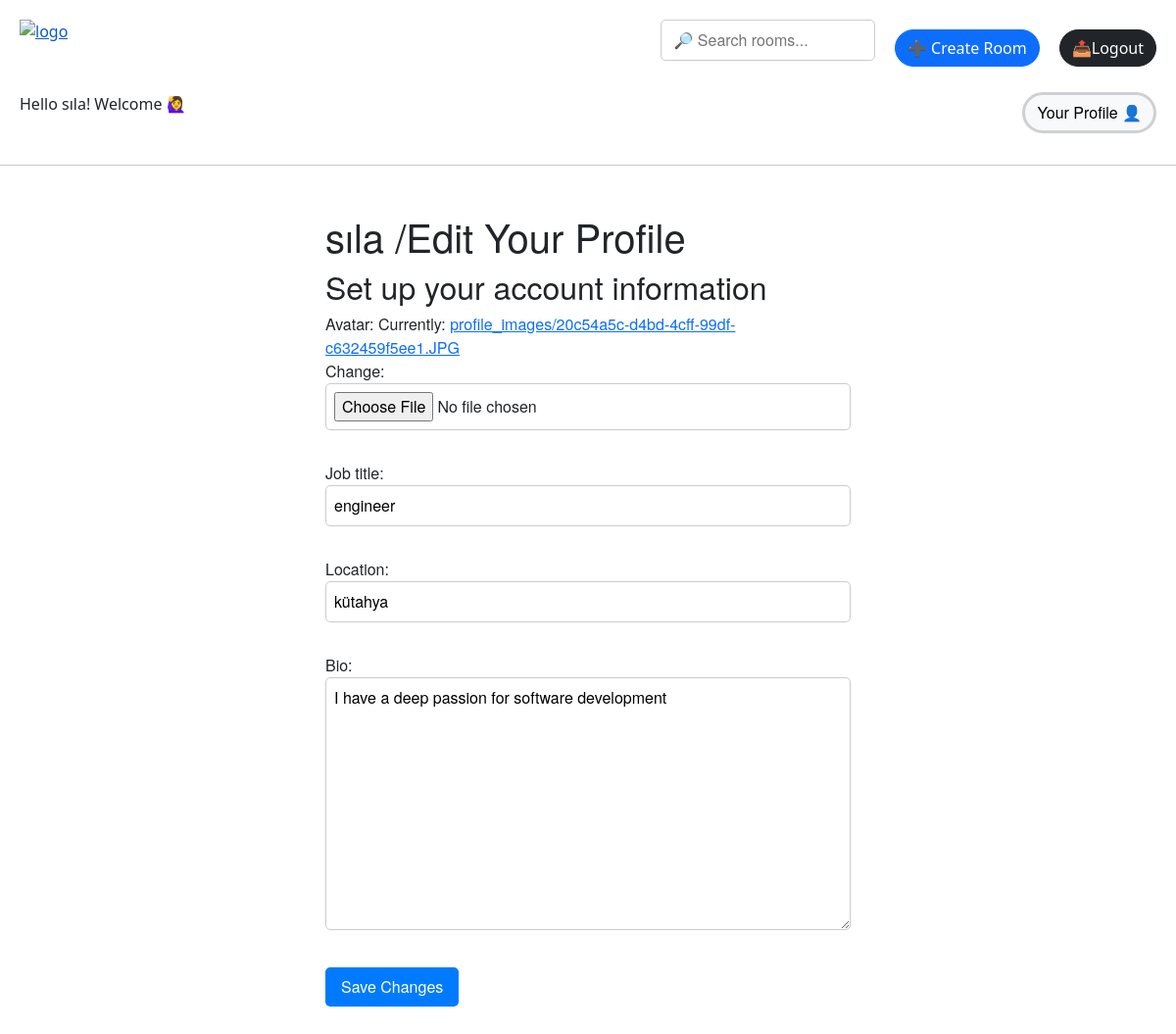
The page /edit-profile/3/ (signed in) on the database its author committed.
### base/models.py (models this page shows, shortened)
class Profile(models.Model):
    user = models.OneToOneField(User, on_delete=models.CASCADE)
    avatar = models.ImageField(default='default.jpg', upload_to='profile_images')
    job_title = models.CharField(max_length=100, blank=True, null=True)
    location = models.CharField(max_length=100, blank=True, null=True)
    bio = models.TextField(blank=True, null=True)

### base/views.py (the view)
# urls.py: path('edit-profile/<str:pk>/', views.editProfile, name="edit-profile")
@login_required(login_url='login')
def editProfile(request, pk):
    profile = Profile.objects.get(id=pk)
    form = ProfileForm(instance=profile)
    if request.method == 'POST':
        form = ProfileForm(request.POST, request.FILES, instance=profile)
        if form.is_valid():
            form.save()
            return redirect('home')
    context = {'form': form}
    return render(request, 'base/edit_profile.html', context)

### base/forms.py
class ProfileForm(ModelForm):
    class Meta:
        model= Profile
        fields = ['avatar','job_title','location','bio']

### base/templates/base/edit_profile.html (shortened to what this page needs)
{% extends 'main.html' %}
{% block content %}
<div class="container">
    <h1>{{user.username}} /Edit Your Profile</h1>
    <h2>Set up your account information</h2>
    <form method="POST" enctype="multipart/form-data">
        {{ form.as_p }}
        <button type="submit">Save Changes</button>
    </form>
</div>
{% endblock %}

### templates/navbar.html (shortened to what this page needs)
<div class="d-flex justify-content-between">
    <a href="/" ><img src="https://univenn.com/assets/Union.png" alt="logo" style="padding-left: 20px; padding-top: 20px;"/></a>
    <div class="d-flex justify-content-end" >
        <div class="d-flex justify-content-between align-items-center" style="margin-right: 20px; margin-top: 20px; gap:20px">
            <form method="GET" action="{% url 'home' %}" style="padding-left: 20px;">
                <input type="text" name="q" placeholder= " 🔎 Search rooms..." class="input"/>
            </form>
        <a href="{% url 'create-room' %}" class="btn btn-primary" style="text-align: center; border-radius: 25px;">➕ Create Room</a>
        {%if request.user.is_authenticated %}
            <a href="{% url 'logout'%}" class="btn btn-dark" style="border-radius: 25px;">📤Logout</a>
            {% else %}
            <a href="{% url 'login'%}" class="btn btn-dark" style="border-radius: 25px;">📥Login</a>
            {% endif %}
    </div>
        </div>
</div>
<div class="d-flex justify-content-between">
{%if request.user.is_authenticated %}
<p style="padding-left: 20px;">Hello {{request.user}}! Welcome 🙋‍♀️ <p>
<a href="{% url 'user-profile' user.id %}" class="btn btn-light btn-custom ml-3" style="margin-right: 20px;">Your Profile 👤</a>
{% endif %}
</div>
<hr>

### templates/navbar.html (style rules this page uses)
.btn-custom { border-radius: 25px; transition: background-color 0.3s ease, color 0.3s ease; border: 3px solid #cfd0d3; font-family: "Mona Sans", "Helvetica Neue", Helvetica, Arial, sans-serif; }
input { border-radius: 25px; border-color: #6c757d; border: 3px solid #cfd0d3; }

### base/templates/base/edit_profile.html (style rules this page uses)
.container { max-width: 600px; margin: auto; padding: 2rem; font-family: "Mona Sans", "Helvetica Neue", Helvetica, Arial, sans-serif; }
input, textarea { width: 100%; padding: 0.5rem; margin-bottom: 1rem; border: 1px solid #ccc; border-radius: 5px; font-family: "Mona Sans", "Helvetica Neue", Helvetica, Arial, sans-serif; }
button[type="submit"] { padding: 0.5rem 1rem; background-color: #007bff; color: white; border: none; border-radius: 5px; font-family: "Mona Sans", "Helvetica Neue", Helvetica, Arial, sans-serif; cursor: pointer; transition: background-color 0.3s ease; }

### rows shown on the page
Profile: job_title "engineer", location "kütahya", bio "I have a deep passion for software development"

### other values the page prints
{{ request.user }} "sıla"
{{ user.username }} "sıla"
